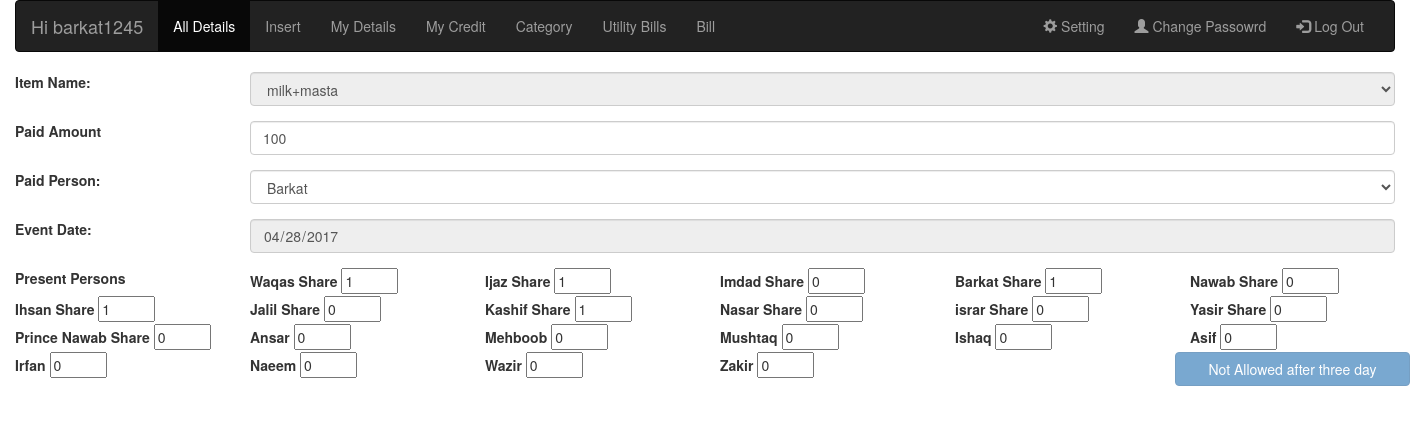
Screenshot of /edit.php?id=1886 (signed in) with the database file from the repository.
### tables this page shows
CREATE TABLE IF NOT EXISTS `bills` (
  `no` int(11) NOT NULL AUTO_INCREMENT,
  `eventdate` date NOT NULL,
  `item_name` varchar(50) NOT NULL,
  `paid_person` varchar(6) NOT NULL,
  `paid_amount` int(11) NOT NULL,
  `wsk_share` int(2) NOT NULL,
  `imd_share` int(2) NOT NULL,
  `brk_share` int(2) NOT NULL,
  `ijz_share` int(2) NOT NULL,
  `nwb_share` int(2) NOT NULL,
  `isn_share` int(2) NOT NULL,
  `jal_share` int(2) NOT NULL,
  `kas_share` int(2) NOT NULL,
  `nsr_share` int(2) NOT NULL,
  `isr_share` int(2) NOT NULL,
  `yas_share` int(2) NOT NULL,
  `nwbc_share` int(2) NOT NULL DEFAULT '0',
  `create_at` timestamp NOT NULL DEFAULT CURRENT_TIMESTAMP,
  `status` tinyint(4) NOT NULL DEFAULT '1',
  `actor` varchar(30) NOT NULL,
  `mhb_share` int(2) NOT NULL,
  `mus_share` int(2) NOT NULL,
  `isq_share` int(2) NOT NULL,
  `asf_share` int(2) NOT NULL DEFAULT '0',
  `ans_share` int(2) NOT NULL,
  `wzr_share` int(2) NOT NULL DEFAULT '0',
  `nae_share` int(2) NOT NULL DEFAULT '0',
  `irf_share` int(2) NOT NULL,
  `zkr_share` int(2) NOT NULL DEFAULT '0',
  PRIMARY KEY (`no`),
  UNIQUE KEY `eventdate` (`eventdate`,`item_name`,`paid_person`,`paid_amount`)
);

### sandbox/functions.php (the view, shortened to what this page needs)
<?php
function get_item($con,$select=""){
	 $q="SELECT item_name from items order by item_name ASC";
	$exe=mysqli_query($con,$q);
	while($exer=mysqli_fetch_assoc($exe)){
	echo	$item=$exer['item_name'];
		$s="";
		if($select==$item)
		{$s="Selected";}
echo "<option $s value='$item'>$item</option>";
		}
	}
function date_difference($eventdate,$actor){
 if($actor=="admin"){
	 return 0;
 }
	else {
		$now = time();
		$your_date = strtotime($eventdate);
		$datediff = $now - $your_date;
		$val = floor($datediff / (60 * 60 * 24));
		return $val;
	}
}
?>

### edit.php (shortened to what this page needs)
<?php require_once('template/head.php');?>
</head>
<body>
<div class="container-fluid">
     <?php require_once('template/nav.php');?>
<?php
if(isset($_GET['id'])){
$id=$_GET['id'];
 $q="SELECT * FROM bills WHERE no='$id'";
$exe=mysqli_query($con,$q);
$exer=mysqli_fetch_assoc($exe);
 $eventdate=$exer['eventdate'];
 $_create=$exer['create_at'];
 $itemname=$exer['item_name'];
 $paid_person=$exer['paid_person'];
 $paid_amount=$exer['paid_amount'];
 $wsk=$exer['wsk_share'];
 $ijz=$exer['ijz_share'];
 $imd=$exer['imd_share'];
 $brk=$exer['brk_share'];
 $nwb=$exer['nwb_share'];
 $isn=$exer['isn_share'];
 $jal=$exer['jal_share'];
 $kas=$exer['kas_share'];
 $nsr=$exer['nsr_share'];
 $isr=$exer['isr_share'];
 $yas=$exer['yas_share'];
 $nwbc=$exer['nwbc_share'];
 $ans=$exer['ans_share'];
 $mhb=$exer['mhb_share'];
  $mus=$exer['mus_share'];
  $isq=$exer['isq_share'];
	$asf=$exer['asf_share'];
	$irf=$exer['irf_share'];
	$nae=$exer['nae_share'];
  $wzr=$exer['wzr_share'];
   $zkr=$exer['zkr_share'];
$d=date_difference($_create,$actor);
if($d>3){
$c="disabled";
$act="Not Allowed after three day";
}
else{
$c="";
$act="Update";
}
}
?>
<form name="billinst" onsubmit="return validate()" method="post" action="update.php">
    <div class="form-group row">
    <label for="selectitem" class="col-sm-2 form-conrol-label">Item Name:</label>
    <div class="col-sm-10">
   <select class="form-control" id="selectitem" <?php if($actor !='admin'){echo 'readonly';} ?> name="item" onChange="remove_border('selectitem')" >
      <?php
      get_item($con,$itemname);
       ?>
    </select>
    </div>
 </div>
  <div class="form-group row">
    <label for="amount" class="col-sm-2 form-conrol-label">Paid Amount</label>
    <div class="col-sm-10">
    <input type="text" class="form-control" id="amount" class="col-sm-10" name="amount" value="<?php echo $paid_amount; ?>" required>
    </div>
 </div>
  <div class="form-group row">
    <label for="selectperson" class="col-sm-2 form-conrol-label">Paid Person:</label>
    <div class="col-sm-10">
   <select class="form-control" name="paid_person" id="selectperson" onChange="remove_border('selectperson')">
      <option value="barkat" <?php if($paid_person=="barkat"){echo "selected";} ?> >Barkat</option>
    </select>
    </div>
 </div>
  <div class="form-group row">
    <label for="item" class="col-sm-2 form-conrol-label">Event Date:</label>
    <div class="col-sm-10">
    <input type="date" class="form-control" id="datePicker" <?php if($actor !='admin'){echo 'readonly';} ?>  value="<?php echo $eventdate ?>" class="col-sm-10" name="event_date"  required>
    </div>
 </div>
    <div class="form-group row">
        <label class="col-sm-2">Present Persons</label>
        <div class="col-sm-2">
            <div class="">
                <label>Waqas Share </label>
                <input type="number" name="waqas" min="0" max="30" value="<?php echo $wsk ?>" required>
            </div>
        </div>
        <div class="col-sm-2">
            <div class="">
                <label>Ijaz Share </label>
                 <input type="number" name="ijaz" min="0" max="30" value="<?php echo $ijz ?>" required>
            </div>
        </div>
        <div class="col-sm-2">
            <div class="">
                <label>Imdad Share  </label>
                 <input type="number" name="imdad" min="0" max="30" value="<?php echo $imd ?>" required>
            </div>
        </div>
        <div class="col-sm-2">
            <div class="" name="barkat">
                <label>Barkat Share</label>
                  <input type="number" name="barkat" min="0" max="30" value="<?php echo $brk ?>"required>
            </div>
        </div>
        <div class="col-sm-2">
        <div class="" name="nawab">
                <label>Nawab Share</label>
                  <input type="number" name="nawab" min="0" max="30" value="<?php echo $nwb ?>"required>
            </div>
        </div>
          <div class="col-sm-2">
        <div class="" name="ihsan">
                <label>Ihsan Share</label>
                  <input type="number" name="ihsan" min="0" max="30" value="<?php echo $isn ?>"required>
            </div>
        </div>
           <div class="col-sm-2">
        <div class="" name="jalil">
                <label>Jalil Share</label>
                  <input type="number" name="jalil" min="0" max="30" value="<?php echo $jal ?>"required>
            </div>
        </div>
        <div class="col-sm-2">
        <div class="" name="kashif">
                <label>Kashif Share</label>
                  <input type="number" name="kashif" min="0" max="30" value="<?php echo $kas ?>"required>
            </div>
        </div>
        <div class="col-sm-2">
        <div class="" name="nasar">
                <label>Nasar Share</label>
                  <input type="number" name="nasar" min="0" max="30" value="<?php echo $nsr ?>"required>
            </div>
        </div>
		<div class="col-sm-2">
        <div class="" name="israr">
                <label>israr Share</label>
                  <input type="number" name="israr" min="0" max="30" value="<?php echo $isr ?>"required>
            </div>
        </div>
        <div class="col-sm-2">
        <div class="" name="yasir">
                <label>Yasir Share</label>
                  <input type="number" name="yasir" min="0" max="30" value="<?php echo $yas ?>"required>
            </div>
        </div>
		<div class="col-sm-2">
        <div class="" name="nawabc">
                <label> Prince Nawab Share</label>
                  <input type="number" name="nawabc" min="0" max="30" value="<?php echo $nwbc?>"required>
            </div>
        </div>
        <div class="col-sm-2">
        <div class="" name="ansar">
                <label> Ansar</label>
                  <input type="number" name="ansar" min="0" max="30" value="<?php echo $ans?>"required>
            </div>
        </div>
        <div class="col-sm-2">
        <div class="" name="mehboob">
                <label> Mehboob</label>
                  <input type="number" name="mehboob" min="0" max="30" value="<?php echo $mhb?>"required>
            </div>
        </div>
         <div class="col-sm-2">
        <div class="" name="Mushtaq">
                <label> Mushtaq</label>
                  <input type="number" name="mushtaq" min="0" max="30" value="<?php echo $mus?>"required>
            </div>
        </div>
         <div class="col-sm-2">
        <div class="" name="Ishaq">
                <label> Ishaq</label>
                  <input type="number" name="ishaq" min="0" max="30" value="<?php echo $isq?>"required>
            </div>
        </div>
<div class="col-sm-2">
        <div class="" name="Asif">
                <label> Asif</label>
                  <input type="number" name="asif" min="0" max="30" value="<?php echo $asf?>"required>
            </div>
        </div>
        <div class="col-sm-2">
        <div class="" name="Irfan">
                <label> Irfan</label>
                  <input type="number" name="irfan" min="0" max="30" value="<?php echo $irf?>"required>
            </div>
        </div>
<div class="col-sm-2">
        <div class="" name="Naeem">
                <label> Naeem</label>
                  <input type="number" name="naeem" min="0" max="30" value="<?php echo $nae?>"required>
            </div>
        </div>
        <div class="col-sm-2">
        <div class="" name="Wazir">
                <label> Wazir</label>
                  <input type="number" name="wazir" min="0" max="30" value="<?php echo $wzr?>"required>
            </div>
        </div>
		 <div class="col-sm-2">
        <div class="" name="Zakir">
                <label> Zakir</label>
                  <input type="number" name="Zakir" min="0" max="30" value="<?php echo $zkr?>"required>
            </div>
    </div>
    <button type="submit" <?php echo $c;?> class=" btn btn-primary col-sm-2 col-sm-push-2"><?php echo $act; ?></button>
</form>
</div>
     <?php require_once('template/foot.php');
?>

### rows the page displays
bills: amount "100", paid_person "Barkat", waqas "1", ijaz "1", imdad "0", barkat "1", nawab "0", ihsan "1", jalil "0", kashif "1", nasar "0", israr "0", yasir "0", nawabc "0", ansar "0", mehboob "0", mushtaq "0", ishaq "0", asif "0", irfan "0", naeem "0", wazir "0", Zakir "0", create_at "Not Allowed after three day"

### other values shown
$actor "barkat1245"
form field item "milk+masta"
